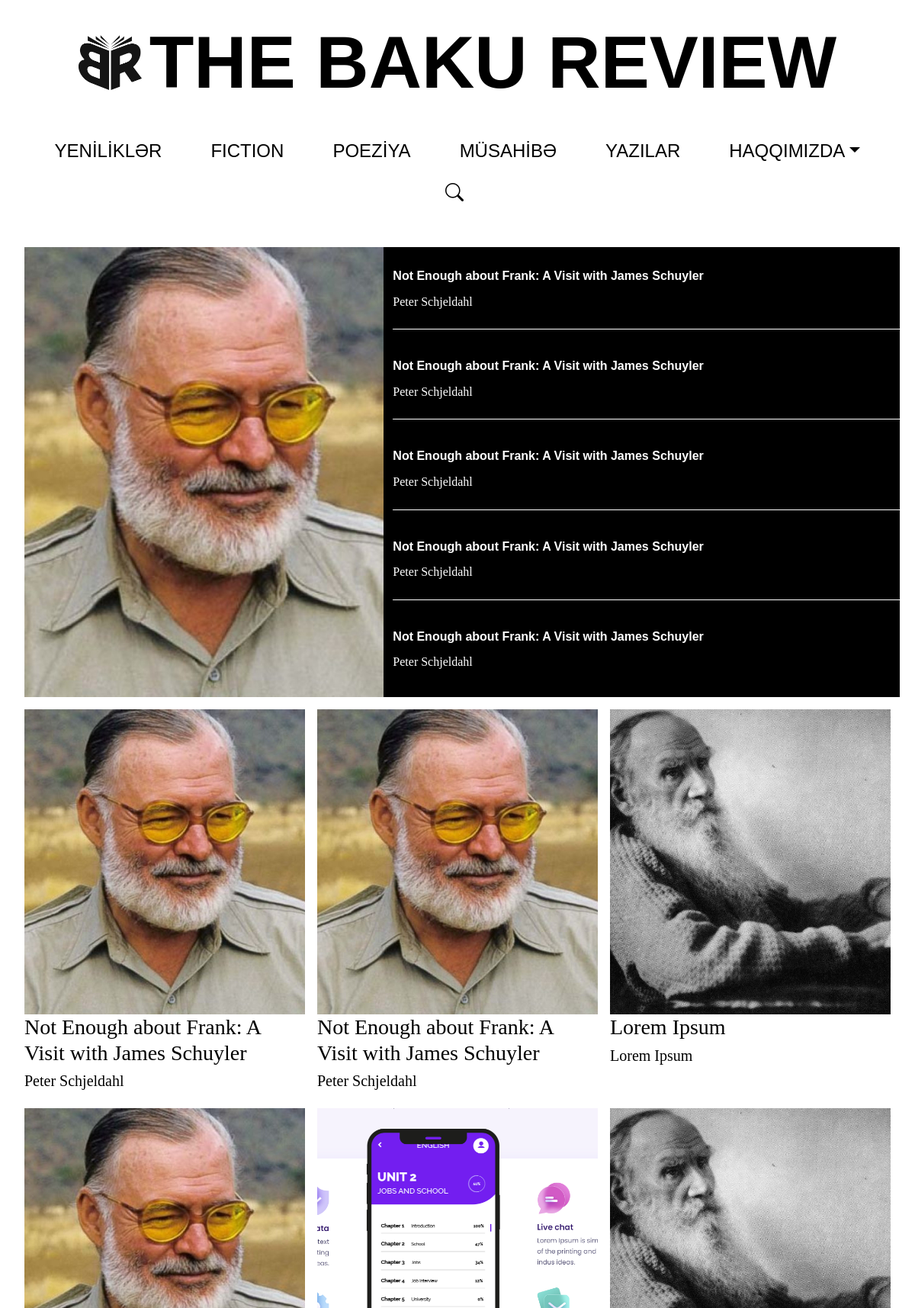
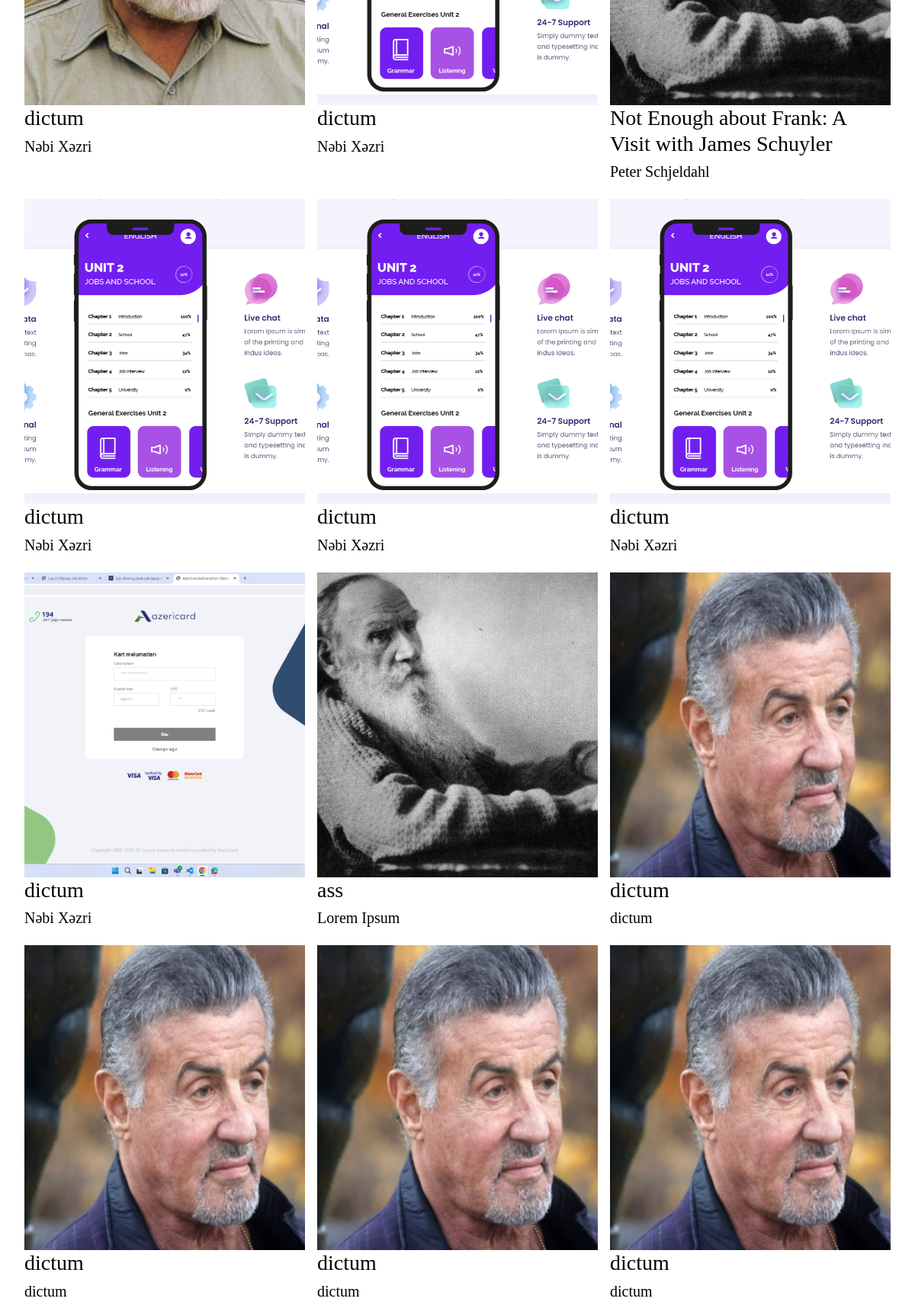
The page / (upper part) on the database its author committed (2 pictures, top to bottom).
### core/models.py (models this page shows, shortened)
class Home(models.Model):
    title = models.CharField(max_length=200)
    content = CKEditor5Field("Text", config_name="extends")
    image = models.ImageField(upload_to="news_images/")
    author = models.CharField(max_length=100)
    is_active = models.BooleanField(default=True)
    created_at = models.DateTimeField(auto_now_add=True)
    source_model = models.CharField(max_length=50)
    class Meta:
        verbose_name = "Manşet"
        verbose_name_plural = "Manşet"

### core/views.py (the view)
# urls.py: path("", views.home, name="home"),
def home(request):
    home_articles = (
        Home.objects.filter(is_active=True)
        .only("title", "author", "image", "created_at")
        .order_by("-created_at")[:21]
    )
    top_5_articles = home_articles[:5]
    remaining_articles = home_articles[5:]
    context = {
        "top_5_articles": top_5_articles,
        "remaining_articles": remaining_articles,
    }
    return render(request, "home.html", context)

### templates/home.html (shortened to what this page needs)
{% extends 'base.html' %}
{% load static %}
{% block content %}
<div class="container mt-0">
    <div class="row align-items-stretch">
        <div class="col-md-5">
            <div class="image-preview d-none d-md-block">
                {% if top_5_articles %}
                    <img id="articleImage" class="img-fluid" src="{{ top_5_articles.0.image.url }}" alt="{{ top_5_articles.0.title }}">
                {% else %}
                    <img id="articleImage" class="img-fluid" src="{% static 'images/default.png' %}" alt="Default Image">
                {% endif %}
            </div>
        </div>
        <div class="col-md-7 article-list d-none d-md-block">
            <ul class="list-group list-group-flush">
                {% for article in top_5_articles %}
                    <li class="list-group-item" data-image="{{ article.image.url }}" style="cursor: pointer;" onclick="location.href='{{ article.source_model }}'">
                        <strong>{{ article.title }}</strong>
                        <p class="author-name">{{ article.author }}</p>
                    </li>
                {% endfor %}
            </ul>
        </div>
    </div>
</div>
<main class="container mt-3">
    <section class="articles-grid">
        {% for article in remaining_articles %}
            <div class="article-card">
                <a href="{{ article.source_model }}" class="text-decoration-none">
                    <div class="article-image-wrapper">
                        <img src="{{ article.image.url }}" alt="Makale Fotoğrafı" class="img-fluid">
                    </div>
                    <h3 class="article-title">{{ article.title }}</h3>
                    <h5 class="author-name" style="color: black;">{{ article.author }}</h5>
                </a>
            </div>
        {% endfor %}
    </section>
</main>
{% endblock %}

### static/css/styles.css (style rules this page uses)
* { margin: 0; padding: 0; box-sizing: border-box; }
body { font-family: Arial, sans-serif; line-height: 1.6; display: flex; flex-direction: column; min-height: 100vh; margin: 0; }
.container { width: 100%; max-width: none; padding-left: 1rem; padding-right: 1rem; }
main { flex: 1; margin-bottom: 50px; }
.image-preview { height: 100%; display: flex; align-items: center; justify-content: center; background-color: #f8f9fa; }
.row { height: 100%; display: flex; align-items: stretch; }
.container .row>* { padding-left: 1; padding-right: 0; }
.image-preview img { width: auto; height: 100%; object-fit: cover; display: block; }
.articles-grid { display: grid; grid-template-columns: repeat(3, 1fr); gap: 1rem; }
.article-card { background: #fff; overflow: hidden; text-align: center; width: 100%; height: auto; transition: none; }
.article-card img { width: 100%; height: 400px; object-fit: cover; }
.article-card .author-name, .article-card .article-title { transition: none; }
.author-name { margin: 0.5rem 0; font-family: "heldane", Georgia, Cambria, "Times New Roman", Times, serif; text-align: left; }
.article-title { margin: 0; color: #000; transition: color 0.3s; font-family: "heldane", Georgia, Cambria, "Times New Roman", Times, serif; text-align: left; }
.article-list { background-color: #000; color: white; flex-grow: 1; display: flex; flex-direction: column; justify-content: space-between; }
.list-group-item { margin: 10px 0; color: #fff; border: none; border-bottom: 1px solid white; background-color: transparent; padding: 15px 0; cursor: pointer; height: auto; transition: none; }
#articleImage { width: 100%; height: 100%; object-fit: cover; }
.mt-3 { margin-top: 1rem !important; }

### rows shown on the page
Home: image (picture), title "Not Enough about Frank: A Visit with James Schuyler", author "Peter Schjeldahl"
Home: title "Not Enough about Frank: A Visit with James Schuyler", author "Peter Schjeldahl"
Home: title "Not Enough about Frank: A Visit with James Schuyler", author "Peter Schjeldahl"
Home: title "Not Enough about Frank: A Visit with James Schuyler", author "Peter Schjeldahl"
Home: title "Not Enough about Frank: A Visit with James Schuyler", author "Peter Schjeldahl"
Home: image (picture), title "Not Enough about Frank: A Visit with James Schuyler", author "Peter Schjeldahl"
Home: image (picture), title "Not Enough about Frank: A Visit with James Schuyler", author "Peter Schjeldahl"
Home: image (picture), title "Lorem Ipsum", author "Lorem Ipsum"
Home: image (picture), title "dictum", author "Nəbi Xəzri"
Home: image (picture), title "dictum", author "Nəbi Xəzri"
Home: image (picture), title "Not Enough about Frank: A Visit with James Schuyler", author "Peter Schjeldahl"
Home: image (picture), title "dictum", author "Nəbi Xəzri"
Home: image (picture), title "dictum", author "Nəbi Xəzri"
Home: image (picture), title "dictum", author "Nəbi Xəzri"
Home: image (picture), title "dictum", author "Nəbi Xəzri"
Home: image (picture), title "ass", author "Lorem Ipsum"
Home: image (picture), title "dictum", author "dictum"
Home: image (picture), title "dictum", author "dictum"
Home: image (picture), title "dictum", author "dictum"
Home: image (picture), title "dictum", author "dictum"
